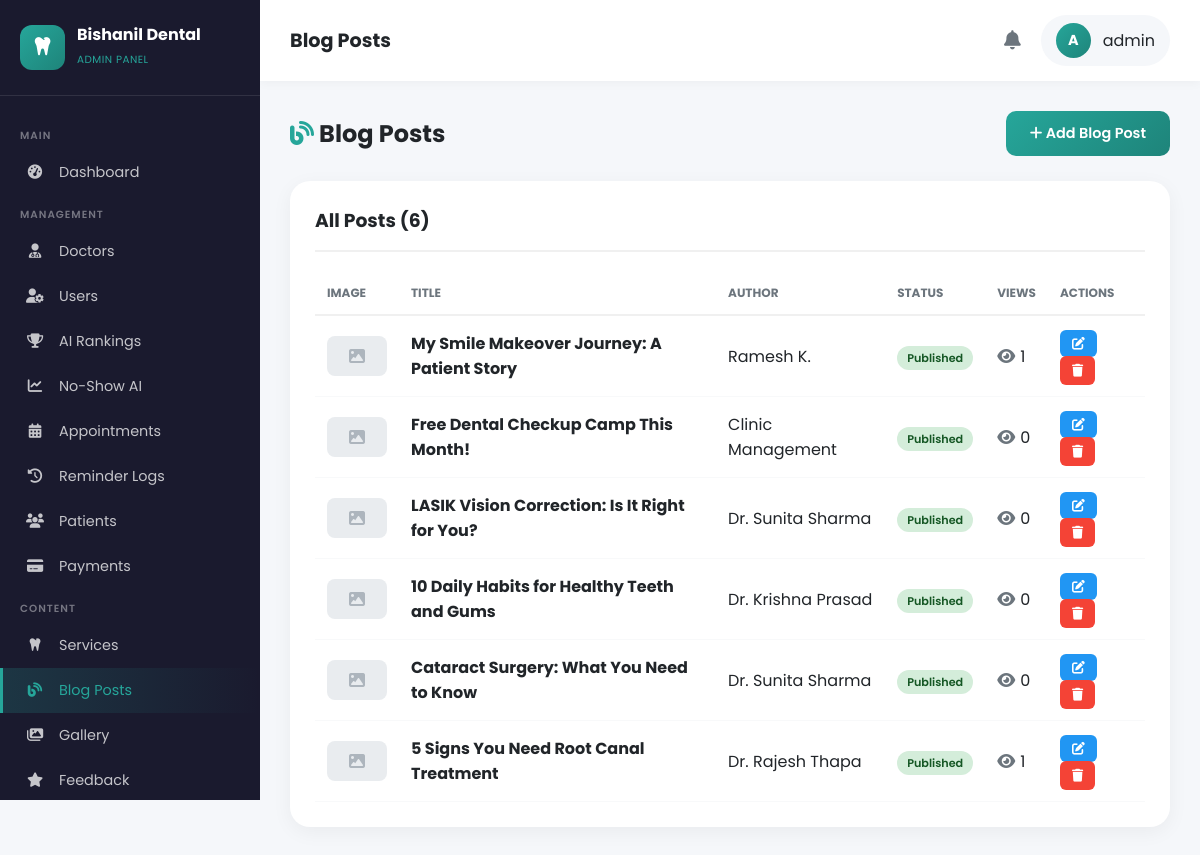
Page /admin-panel/blog/ (signed in) on the committed database.
### blog/models.py (models this page shows, shortened)
class BlogPost(models.Model):
    POST_TYPES = [
        ('dental', 'Dental Care'),
        ('eye', 'Eye Care'),
        ('general', 'General Health'),
        ('news', 'Clinic News'),
        ('tips', 'Health Tips'),
    ]
    STATUS_CHOICES = [
        ('draft', 'Draft'),
        ('published', 'Published'),
    ]
    title = models.CharField(max_length=300)
    slug = models.SlugField(unique=True)
    post_type = models.CharField(max_length=20, choices=POST_TYPES, default='general')
    category = models.ForeignKey(BlogCategory, on_delete=models.SET_NULL, null=True, related_name='posts')
    tags = models.ManyToManyField(BlogTag, blank=True, related_name='posts')
    excerpt = models.TextField(max_length=500, help_text="Short summary shown in blog listings")
    content = models.TextField(help_text="Full blog content (HTML supported)")
    featured_image = models.ImageField(upload_to='blog/', blank=True, null=True)
    author_name = models.CharField(max_length=200, default='Bishanil Team')
    author_image = models.ImageField(upload_to='blog/authors/', blank=True, null=True)
    author_bio = models.TextField(blank=True)
    meta_title = models.CharField(max_length=200, blank=True)
    meta_description = models.CharField(max_length=500, blank=True)
    meta_keywords = models.CharField(max_length=500, blank=True)
    views = models.IntegerField(default=0)
    likes = models.IntegerField(default=0)
    status = models.CharField(max_length=20, choices=STATUS_CHOICES, default='draft')
    is_featured = models.BooleanField(default=False)
    created_at = models.DateTimeField(auto_now_add=True)
    updated_at = models.DateTimeField(auto_now=True)
    published_at = models.DateTimeField(default=timezone.now)
    class Meta:
        ordering = ['-published_at']
        verbose_name = 'Blog Post'
        verbose_name_plural = 'Blog Posts'

### dashboard/views.py (the view)
# urls.py: path('blog/', views.manage_blog, name='manage_blog'),
@login_required(login_url='/admin-panel/login/')
@user_passes_test(is_admin, login_url='/admin-panel/login/')
def manage_blog(request):
    return render(request, 'dashboard/manage_blog.html', {'posts': BlogPost.objects.all().order_by('-created_at')})

### contact/context_processors.py (called while the page is built)
def contact_settings(request):
    try:
        settings = ContactSettings.objects.first()
    except:
        settings = None
    return {'contact_settings': settings}

### dashboard/views.py (called while the page is built)
def is_admin(user):
    return user.is_authenticated and user.is_staff

### doctors/context_processors.py (called while the page is built)
def doctor_profile(request):
    if request.user.is_authenticated:
        try:
            from .models import Doctor
            doctor = Doctor.objects.get(user=request.user)
            return {'doctor_profile': doctor}
        except:
            pass
    return {'doctor_profile': None}

### seo/context_processors.py (called while the page is built)
def seo_settings(request):
    try:
        settings = SEOSettings.objects.first()
        current_site = Site.objects.get_current()
    except:
        settings = None
        current_site = None
    path = request.path
    page_type = 'home'
    if '/dental/' in path:
        page_type = 'dental'
    elif '/eyecare/' in path:
        page_type = 'eye'
    elif '/doctors/' in path:
        page_type = 'doctors'
    elif '/blog/' in path:
        page_type = 'blog'
    elif '/gallery/' in path:
        page_type = 'gallery'
    elif '/contact/' in path:
        page_type = 'contact'
    elif '/appointments/' in path:
        page_type = 'appointments'
    return {
        'seo_settings': settings,
        'current_site': current_site,
        'current_page_type': page_type,
        'current_path': path,
    }

### templates/dashboard/manage_blog.html (shortened to what this page needs)
{% extends 'dashboard/base_admin.html' %}
{% load static %}
{% block page_title %}Blog Posts{% endblock %}
{% block content %}
<div style="display: flex; justify-content: space-between; align-items: center; margin-bottom: 25px; flex-wrap: wrap; gap: 15px;">
    <h2 style="color: #212529; margin: 0;"><i class="fas fa-blog" style="color: #26a69a;"></i> Blog Posts</h2>
    <button onclick="openAddModal()" style="background: linear-gradient(135deg, #26a69a, #1e847a); color: white; padding: 12px 24px; border-radius: 10px; border: none; cursor: pointer; font-weight: 600; font-family: inherit; font-size: 0.9rem;">
        <i class="fas fa-plus"></i> Add Blog Post
    </button>
</div>
<div style="background: white; border-radius: 20px; padding: 25px; box-shadow: 0 5px 20px rgba(0,0,0,0.05);">
    <h3 style="margin-bottom: 20px; padding-bottom: 15px; border-bottom: 2px solid #f0f0f0;">
        All Posts ({{ posts.count }})
    </h3>
    {% if posts %}
    <table style="width: 100%; border-collapse: collapse;">
        <thead>
            <tr>
                <th style="padding: 12px; text-align: left; font-size: 0.75rem; color: #6c757d; text-transform: uppercase; border-bottom: 2px solid #f0f0f0;">Image</th>
                <th style="padding: 12px; text-align: left; font-size: 0.75rem; color: #6c757d; text-transform: uppercase; border-bottom: 2px solid #f0f0f0;">Title</th>
                <th style="padding: 12px; text-align: left; font-size: 0.75rem; color: #6c757d; text-transform: uppercase; border-bottom: 2px solid #f0f0f0;">Author</th>
                <th style="padding: 12px; text-align: left; font-size: 0.75rem; color: #6c757d; text-transform: uppercase; border-bottom: 2px solid #f0f0f0;">Status</th>
                <th style="padding: 12px; text-align: left; font-size: 0.75rem; color: #6c757d; text-transform: uppercase; border-bottom: 2px solid #f0f0f0;">Views</th>
                <th style="padding: 12px; text-align: left; font-size: 0.75rem; color: #6c757d; text-transform: uppercase; border-bottom: 2px solid #f0f0f0;">Actions</th>
            </tr>
        </thead>
        <tbody>
            {% for post in posts %}
            <tr>
                <td style="padding: 14px 12px; border-bottom: 1px solid #f8f9fa;">
                    {% if post.featured_image %}
                    <img src="{{ post.featured_image.url }}" style="width: 60px; height: 40px; border-radius: 8px; object-fit: cover;">
                    {% else %}
                    <div style="width: 60px; height: 40px; border-radius: 8px; background: #e9ecef; display: flex; align-items: center; justify-content: center; color: #adb5bd;"><i class="fas fa-image"></i></div>
                    {% endif %}
                </td>
                <td style="padding: 14px 12px; border-bottom: 1px solid #f8f9fa;"><strong>{{ post.title|truncatechars:50 }}</strong></td>
                <td style="padding: 14px 12px; border-bottom: 1px solid #f8f9fa;">{{ post.author_name }}</td>
                <td style="padding: 14px 12px; border-bottom: 1px solid #f8f9fa;">
                    {% if post.status == 'published' %}
                    <span style="background: #d4edda; color: #155724; padding: 4px 10px; border-radius: 20px; font-size: 0.7rem; font-weight: 600;">Published</span>
                    {% else %}
                    <span style="background: #fff3cd; color: #856404; padding: 4px 10px; border-radius: 20px; font-size: 0.7rem; font-weight: 600;">Draft</span>
                    {% endif %}
                </td>
                <td style="padding: 14px 12px; border-bottom: 1px solid #f8f9fa;"><i class="fas fa-eye" style="color: #6c757d; margin-right: 5px;"></i>{{ post.views }}</td>
                <td style="padding: 14px 12px; border-bottom: 1px solid #f8f9fa;">
                    <button onclick="openEditModal({{ post.id }}, '{{ post.title|escapejs }}', '{{ post.post_type }}', '{{ post.excerpt|escapejs }}', '{{ post.content|escapejs }}', '{{ post.status }}', {{ post.is_featured|yesno:"true,false" }})" style="background: #2196f3; color: white; padding: 6px 12px; border-radius: 6px; border: none; cursor: pointer; font-size: 0.8rem; margin-right: 3px;"><i class="fas fa-edit"></i></button>
                    <a href="{% url 'dashboard:delete_blog' post.id %}" onclick="return confirm('Delete this post?');" style="background: #f44336; color: white; padding: 6px 12px; border-radius: 6px; text-decoration: none; font-size: 0.8rem;"><i class="fas fa-trash"></i></a>
                </td>
            </tr>
            {% endfor %}
        </tbody>
    </table>
    {% else %}
    <p style="text-align: center; padding: 40px; color: #6c757d;">No blog posts yet.</p>
    {% endif %}
</div>
{% endblock %}

### templates/dashboard/base_admin.html (shortened to what this page needs)
{% load static %}
<!DOCTYPE html>
<html lang="en">
<head>
    <link rel="stylesheet" href="https://cdnjs.cloudflare.com/ajax/libs/font-awesome/6.4.0/css/all.min.css">
</head>
<body>
<aside class="admin-sidebar" id="adminSidebar">
    <div class="sidebar-header">
        <div class="logo-icon"><i class="fas fa-tooth"></i></div>
        <div><h2>Bishanil Dental</h2><small>ADMIN PANEL</small></div>
    </div>
    <ul class="sidebar-menu">
        <li class="menu-category">Main</li>
        <li><a href="{% url 'dashboard:admin_dashboard' %}" class="{% if request.resolver_match.url_name == 'admin_dashboard' %}active{% endif %}"><i class="fas fa-tachometer-alt"></i> Dashboard</a></li>
        <li class="menu-category">Management</li>
        <li><a href="{% url 'dashboard:manage_doctors' %}" class="{% if 'doctor' in request.resolver_match.url_name %}active{% endif %}"><i class="fas fa-user-md"></i> Doctors</a></li>
        <li><a href="{% url 'dashboard:manage_users' %}" class="{% if 'user' in request.resolver_match.url_name %}active{% endif %}"><i class="fas fa-user-cog"></i> Users</a></li>
        <li><a href="{% url 'dashboard:doctor_rankings' %}" class="{% if 'rankings' in request.resolver_match.url_name %}active{% endif %}"><i class="fas fa-trophy"></i> AI Rankings</a></li>
        <li><a href="{% url 'dashboard:no_show_analytics' %}" class=""><i class="fas fa-chart-line"></i> No-Show AI</a></li>
        <li><a href="{% url 'dashboard:manage_appointments' %}" class="{% if 'appointment' in request.resolver_match.url_name %}active{% endif %}"><i class="fas fa-calendar-alt"></i> Appointments</a></li>
        <li><a href="{% url 'dashboard:reminder_logs' %}" class="{% if 'reminder' in request.resolver_match.url_name %}active{% endif %}"><i class="fas fa-history"></i> Reminder Logs</a></li>
        <li><a href="{% url 'dashboard:manage_patients' %}" class="{% if 'patient' in request.resolver_match.url_name %}active{% endif %}"><i class="fas fa-users"></i> Patients</a></li>
        <li><a href="{% url 'dashboard:manage_payments' %}" class="{% if 'payment' in request.resolver_match.url_name %}active{% endif %}"><i class="fas fa-credit-card"></i> Payments</a></li>
        <li class="menu-category">Content</li>
        <li><a href="{% url 'dashboard:manage_services' %}" class="{% if 'service' in request.resolver_match.url_name %}active{% endif %}"><i class="fas fa-tooth"></i> Services</a></li>
        <li><a href="{% url 'dashboard:manage_blog' %}" class="{% if 'blog' in request.resolver_match.url_name %}active{% endif %}"><i class="fas fa-blog"></i> Blog Posts</a></li>
        <li><a href="{% url 'dashboard:manage_gallery' %}" class="{% if 'gallery' in request.resolver_match.url_name %}active{% endif %}"><i class="fas fa-images"></i> Gallery</a></li>
        <li><a href="{% url 'dashboard:manage_feedback' %}" class="{% if 'feedback' in request.resolver_match.url_name %}active{% endif %}"><i class="fas fa-star"></i> Feedback</a></li>
    </ul>
</aside>
<div class="admin-main">
    <nav class="admin-navbar">
        <div class="navbar-left">
            <h1>{% block page_title %}Dashboard{% endblock %}</h1>
        </div>
        <div class="navbar-right">
            <div class="nav-icon"><i class="fas fa-bell"></i></div>
            <div class="admin-user">
                <div class="avatar">{{ request.user.username|slice:":1"|upper }}</div>
                <span>{{ request.user.username }}</span>
            </div>
        </div>
    </nav>
    <div class="admin-content">
        {% block content %}{% endblock %}
    </div>
</div>
</body>
</html>

### templates/dashboard/base_admin.html (style rules this page uses)
:root { --teal: #26a69a; --teal-dark: #1e847a; --sidebar-bg: #1a1a2e; --sidebar-hover: #16213e; --bg-light: #f5f7fa; --text-dark: #212529; --text-muted: #6c757d; }
* { margin: 0; padding: 0; box-sizing: border-box; }
body { font-family: 'Poppins', sans-serif; background: var(--bg-light); color: var(--text-dark); }
.admin-sidebar { position: fixed; left: 0; top: 0; width: 260px; height: 100vh; background: var(--sidebar-bg); color: white; overflow-y: auto; z-index: 1000; transition: all 0.3s; }
.sidebar-header { padding: 25px 20px; border-bottom: 1px solid rgba(255,255,255,0.1); display: flex; align-items: center; gap: 12px; }
.sidebar-header .logo-icon { width: 45px; height: 45px; background: linear-gradient(135deg, #26a69a, #1e847a); border-radius: 12px; display: flex; align-items: center; justify-content: center; font-size: 1.3rem; }
.sidebar-header h2 { font-size: 1rem; font-weight: 700; line-height: 1.2; }
.sidebar-header small { font-size: 0.65rem; color: #26a69a; letter-spacing: 0.5px; }
.sidebar-menu { padding: 20px 0; list-style: none; }
.menu-category { padding: 12px 20px 6px; font-size: 0.65rem; color: rgba(255,255,255,0.4); text-transform: uppercase; letter-spacing: 1px; font-weight: 600; }
.sidebar-menu li a { display: flex; align-items: center; gap: 14px; padding: 12px 22px; color: rgba(255,255,255,0.75); text-decoration: none; transition: all 0.3s; font-size: 0.9rem; border-left: 3px solid transparent; }
.sidebar-menu li a.active { background: linear-gradient(90deg, rgba(38,166,154,0.2), transparent); color: #26a69a; border-left-color: #26a69a; }
.sidebar-menu li a i { width: 20px; text-align: center; }
.admin-main { margin-left: 260px; min-height: 100vh; transition: all 0.3s; }
.admin-navbar { background: white; padding: 15px 30px; display: flex; justify-content: space-between; align-items: center; box-shadow: 0 2px 10px rgba(0,0,0,0.04); position: sticky; top: 0; z-index: 100; }
.navbar-left { display: flex; align-items: center; gap: 15px; }
.navbar-left h1 { font-size: 1.2rem; color: var(--text-dark); }
.navbar-right { display: flex; align-items: center; gap: 20px; }
.nav-icon { position: relative; font-size: 1.2rem; color: var(--text-muted); cursor: pointer; }
.admin-user { display: flex; align-items: center; gap: 12px; padding: 8px 15px; background: var(--bg-light); border-radius: 50px; }
.admin-user .avatar { width: 35px; height: 35px; border-radius: 50%; background: linear-gradient(135deg, #26a69a, #1e847a); display: flex; align-items: center; justify-content: center; color: white; font-weight: 700; font-size: 0.9rem; }
.admin-content { padding: 30px; }

### rows in the picture
BlogPost: title "My Smile Makeover Journey: A Patient Story", author_name "Ramesh K.", status "Published", views "1"
BlogPost: title "Free Dental Checkup Camp This Month!", author_name "Clinic Management", status "Published", views "0"
BlogPost: title "LASIK Vision Correction: Is It Right for You?", author_name "Dr. Sunita Sharma", status "Published", views "0"
BlogPost: title "10 Daily Habits for Healthy Teeth and Gums", author_name "Dr. Krishna Prasad", status "Published", views "0"
BlogPost: title "Cataract Surgery: What You Need to Know", author_name "Dr. Sunita Sharma", status "Published", views "0"
BlogPost: title "5 Signs You Need Root Canal Treatment", author_name "Dr. Rajesh Thapa", status "Published", views "1"

### other values in the picture
{{ request.user.username|slice:":1"|upper }} "A"
{{ request.user.username }} "admin"
{{ posts.count }} "6"
